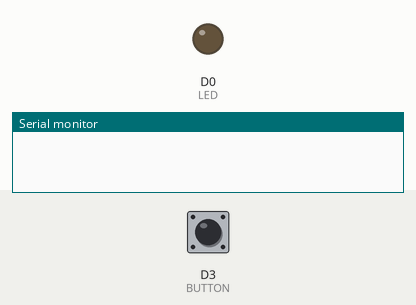
Simulated run of this sketch. Board: ESP8266 (NodeMCU). On the bench: output pins drawn as LEDs (lit = HIGH), the last lines printed to the serial monitor. Inputs (shaded band) come from the test bench; at power-on: D3 (BUTTON) HIGH. WiFi joins after 1.5 s; servers stay silent unless stated.

Above: at 3.0 s.
3.1 s: D3 (BUTTON) pulled LOW for 0.15 s
At 4.0 s:
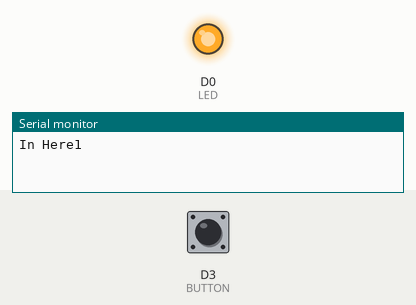
4.8 s: D3 (BUTTON) pulled LOW for 1 s
At 7.0 s:
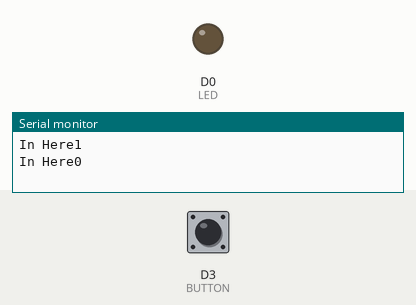
7.3 s: D3 (BUTTON) pulled LOW for 3.2 s
At 10.9 s:
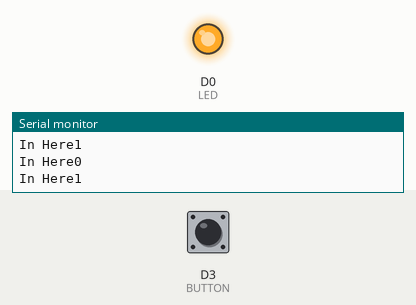
Timing chart, 0 to 12.4 s (numbered marks = the images above; inputs shaded):
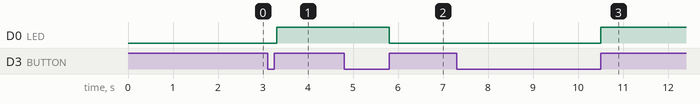

The sketch:

BLYNK_PRINT_Serial.ino
```cpp
#define BLYNK_PRINT Serial
#include <ESP8266WiFi.h>
#include <BlynkSimpleEsp8266.h>
#define BUTTON D3 // Chân nối với nút nhấn onboard
#define LED D0 // Chân nối với đèn LED onboard

char auth[] = "YourAuthToken"; // Nhập AuthToken
char ssid[] = "YourNetworkName"; // Nhập tên WiFi
char pass[] = "YourPassword"; // Nhập password WiFi

boolean checkData = false;
int lastBtnStatus;
int VIRTUAL_PIN;

BLYNK_CONNECTED() {
Blynk.syncAll();
}

BLYNK_WRITE(V0)
{
VIRTUAL_PIN = param.asInt();
checkData = true;
}

void setup() {
Serial.begin(115200);
pinMode(LED, OUTPUT);
pinMode(BUTTON, INPUT_PULLUP);
Blynk.begin(auth, ssid, pass, "makerblynk.ddns.net", 8080);
lastBtnStatus = digitalRead(BUTTON);
}

void loop() {
    Blynk.run();
    if (checkData == true) {
    digitalWrite(LED, VIRTUAL_PIN);
    checkData == false;
    }

    if (digitalRead(BUTTON) == 0)
    {
    delay(100);
      if (digitalRead(BUTTON) != 0)
        {
       VIRTUAL_PIN = !VIRTUAL_PIN;
       digitalWrite(LED, VIRTUAL_PIN);
       Blynk.virtualWrite(V0, VIRTUAL_PIN);
       Serial.println("In Here" + String(VIRTUAL_PIN));
        }
    }

}
```

Measured:
- after the input at 3.1 s, D0 (LED): LOW → HIGH after 0.20 s
- after the input at 4.8 s, D0 (LED): HIGH → LOW after 1.0 s
- after the input at 7.3 s, D0 (LED): LOW → HIGH after 3.2 s
